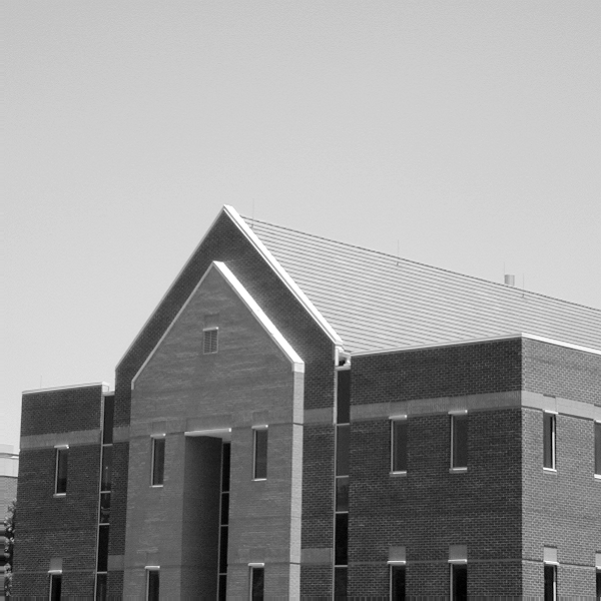
#> input picture 07_notebooks/house.tif, 601 x 601 px
$ jupyter execute '07 Canny edge IC.ipynb'   (shell and % lines are left out)
#> lines starting #> are read from the running program, lines starting #| are printed output that depends on the picture; after the words box and inside, x2 and y2 are one past the last pixel; in counts of white or black regions, pixels touching at a corner belong together
[cell 1]
import matplotlib.pyplot as plt
plt.rcParams['axes.labelsize'] = 18
plt.rcParams['xtick.labelsize'] = 14
plt.rcParams['ytick.labelsize'] = 14
import numpy as np

from skimage.io import imread
from skimage.feature import canny

[cell 2]
img = imread('house.tif')
#> img is the input picture: shape (601, 601); min 0, max 255, mean 152.8

edges_img = canny(img,  sigma=0.2, low_threshold=150, high_threshold=200)
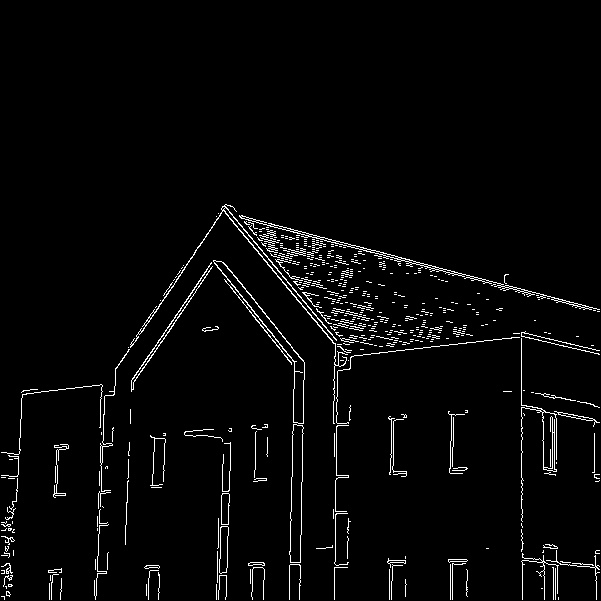
#> edges_img: shape (601, 601) bool; 2.9% white in thin lines or dots, all inside (x1, y1, x2, y2) = (1, 204, 600, 600)

[cell 3]
plt.figure(figsize=(14,7))

plt.subplot(121)
plt.imshow(img,cmap = 'gray')
plt.title('original image', fontsize=20)
plt.axis('off')

plt.subplot(122)
plt.imshow(edges_img,cmap = 'gray')
plt.title('edge image', fontsize=20)
plt.axis('off')

plt.show()
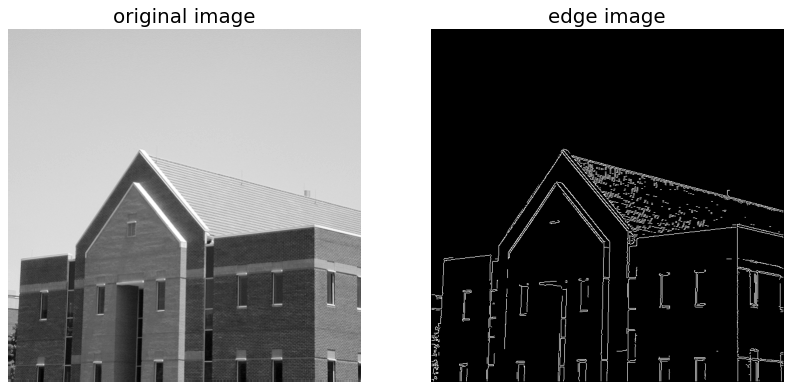
#> figure drawn by matplotlib, 2 panels

## Find threshold parameters to optimize result. I.e. maximum outline of building but no roof.

## This is an exercise to develop a feeling for the parameters, not a good way to determine them if this were your signature work.

[cell 4]
img = imread('house.tif')

edges_img2 = canny(img,  sigma=1, low_threshold=55, high_threshold=150)
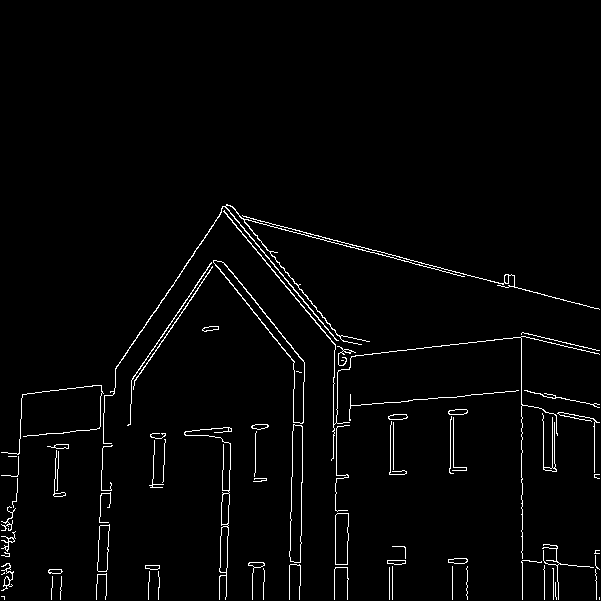
#> edges_img2: shape (601, 601) bool; 2.2% white in thin lines or dots, all inside (x1, y1, x2, y2) = (1, 204, 600, 600)

plt.figure(figsize=(14,7))

plt.subplot(121)
plt.imshow(edges_img,cmap = 'gray')
plt.title('edge image1', fontsize=20)
plt.axis('off')

plt.subplot(122)
plt.imshow(edges_img2,cmap = 'gray')
plt.title('edge image2', fontsize=20)
plt.axis('off')

plt.show()
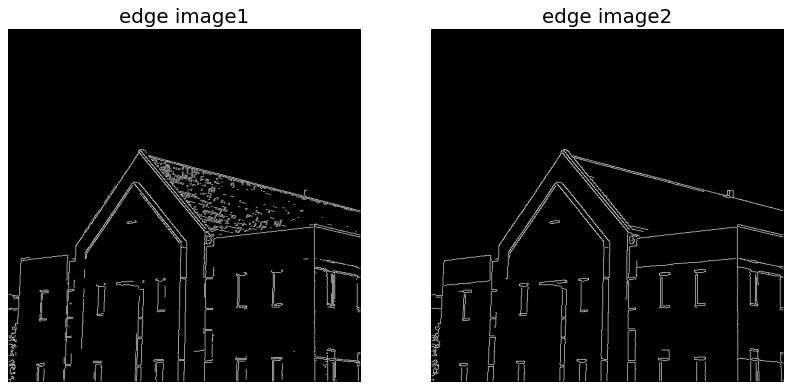
#> figure drawn by matplotlib, 2 panels
